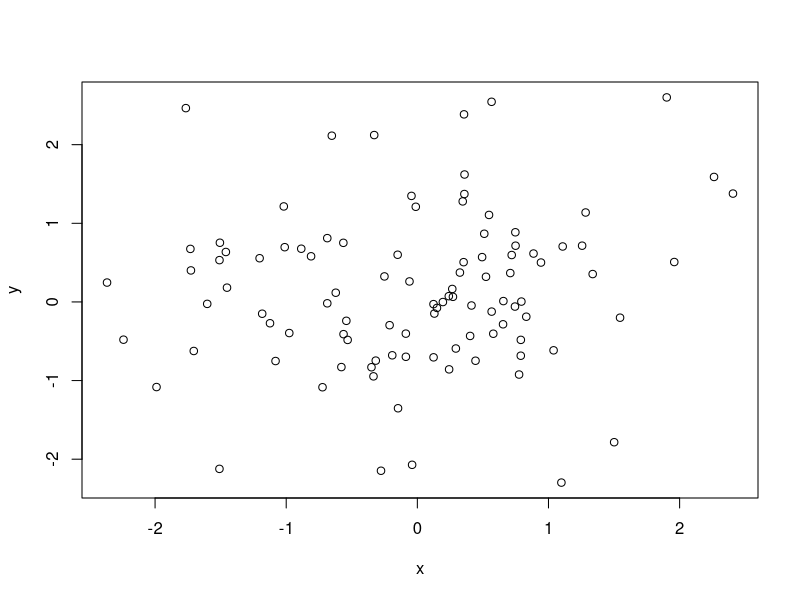
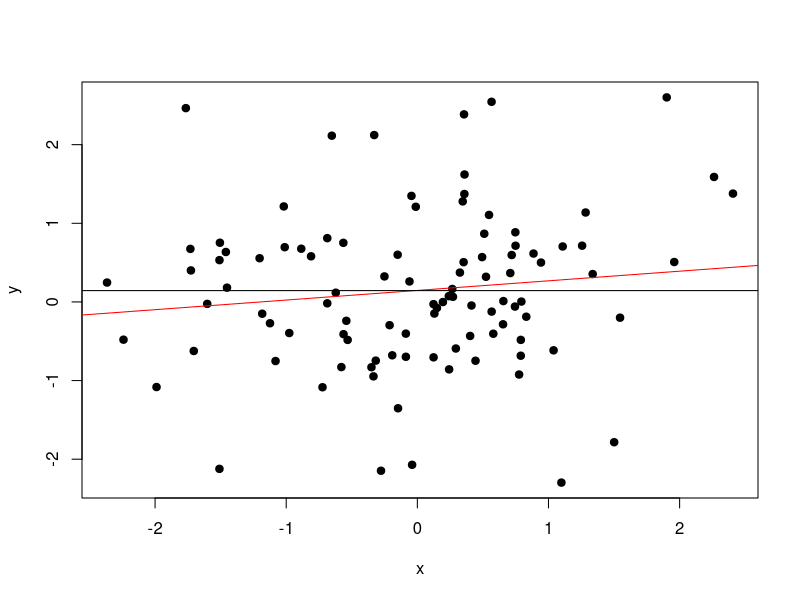

These figures' R source, in order:
## ---- chunk 1
knitr::opts_chunk$set(echo = TRUE,
                      fig.align = "center",
                      dpi = 300,
                      fig.retina = 2,
                      warning = FALSE,
                      message = FALSE)
## ---- chunk 2
y <- rnorm(100, mean = 0, sd = 1)
x <- rnorm(100, mean = 0, sd = 1)
plot(x, y)
## ---- chunk 3
plot(x, y, pch = 19)
abline(lm(y ~ x), col = "red")
abline(h = mean(y))
## ---- chunk 4
fit <- lm(y ~ x) # modello con x
fit0 <- lm(y ~ 1) # modello con sola intercetta (mean(y))
fit
fit0
## ---- chunk 5
x1 <- rep(c("a", "b", "c", "d"), each = 25)
fitc <- lm(y ~ x1) 
mm <- data.frame(model.matrix(fitc))
cbind(mm, x1)
## ---- chunk 6
dat <- data.frame(y, x1)
head(dat)
aggregate(y ~ x1, data = dat, FUN = mean)
## ---- chunk 7
fitc
## ---- chunk 8
datt <- data.frame(
    y = rnorm(100),
    x = rep(c("a", "b"), each = 50)
)

head(datt)
## ---- chunk 9
t.test(y ~ x, data = datt, var.equal = TRUE)
summary(lm(y ~ x, data = datt))
## ---- chunk 10
dataov <- data.frame(
    y = rnorm(100),
    x = rep(c("a", "b", "c", "d"), each = 25)
)

head(dataov)
## ---- chunk 11
summary(aov(y ~ x, data = dataov))
anova(lm(y ~ x, data = dataov))
